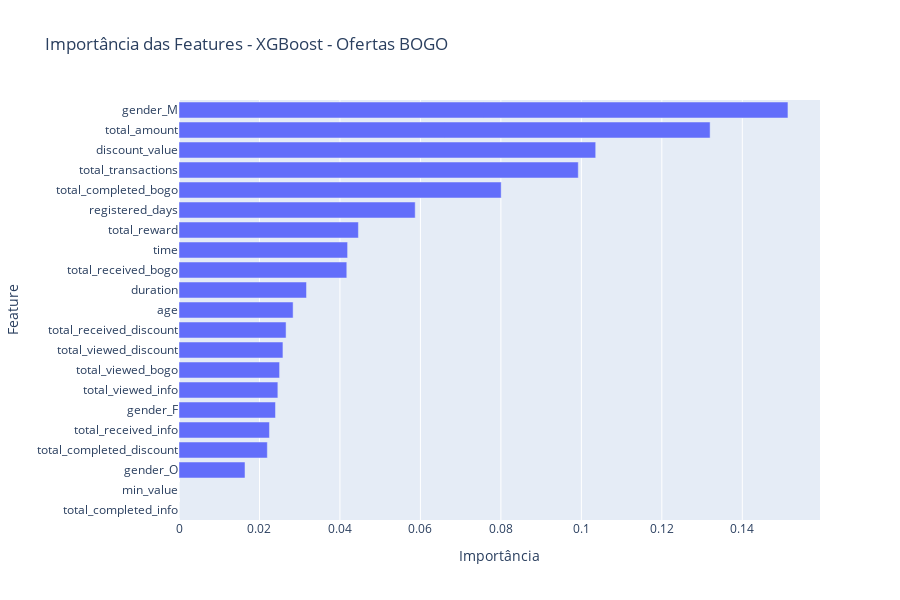

Source (notebook cell):
### Code cell
xgb_model = bogo_models["XGBoost"]
importancias = xgb_model.feature_importances_
nomes_features = X_b.columns

importancia_df = pd.DataFrame({
    "Feature": nomes_features,
    "Importância": importancias
}).sort_values(by="Importância", ascending=False)

fig = go.Figure([
    go.Bar(
        x=importancia_df["Importância"],
        y=importancia_df["Feature"],
        orientation='h'
    )
])

fig.update_layout(
    title="Importância das Features - XGBoost - Ofertas BOGO",
    xaxis_title="Importância",
    yaxis_title="Feature",
    yaxis=dict(autorange="reversed"),
    height=600,
)

fig.show()

### Figure 1 — Plotly figure (JSON) as saved in the notebook; plotly's stock layout.template omitted (floating-point values rounded to 4 significant figures)
{"data": [{"orientation": "h", "type": "bar", "x": [0.1513, 0.132, 0.1036, 0.09923, 0.08008, 0.0587, 0.04459, 0.0419, 0.0417, 0.03169, 0.02836, 0.02661, 0.02583, 0.025, 0.02457, 0.02398, 0.02248, 0.02195, 0.01641, 0.0, 0.0], "y": ["gender_M", "total_amount", "discount_value", "total_transactions", "total_completed_bogo", "registered_days", "total_reward", "time", "total_received_bogo", "duration", "age", "total_received_discount", "total_viewed_discount", "total_viewed_bogo", "total_viewed_info", "gender_F", "total_received_info", "total_completed_discount", "gender_O", "min_value", "total_completed_info"]}], "layout": {"height": 600, "title": {"text": "Importância das Features - XGBoost - Ofertas BOGO"}, "xaxis": {"title": {"text": "Importância"}}, "yaxis": {"autorange": "reversed", "title": {"text": "Feature"}}}}
